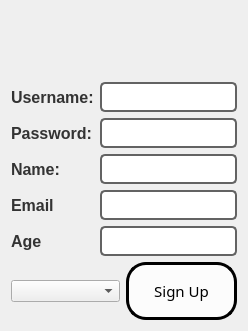
<?xml version="1.0" encoding="UTF-8"?>
<ui version="4.0">
 <class>signup</class>
 <widget class="QDialog" name="signup">
  <property name="geometry">
   <rect>
    <x>0</x>
    <y>0</y>
    <width>248</width>
    <height>331</height>
   </rect>
  </property>
  <property name="windowTitle">
   <string>Dialog</string>
  </property>
  <layout class="QGridLayout" name="gridLayout">
   <item row="0" column="0">
    <layout class="QVBoxLayout" name="verticalLayout_4">
     <item>
      <widget class="QLabel" name="label_4">
       <property name="text">
        <string/>
       </property>
       <property name="pixmap">
        <pixmap>:/icons/icons/icons8-sign-up-100.png</pixmap>
       </property>
      </widget>
     </item>
     <item>
      <layout class="QVBoxLayout" name="verticalLayout_3">
       <item>
        <layout class="QHBoxLayout" name="horizontalLayout">
         <item>
          <layout class="QVBoxLayout" name="verticalLayout_2">
           <item>
            <widget class="QLabel" name="label">
             <property name="styleSheet">
              <string notr="true">QLabel {
    font-family: Arial, sans-serif; /* Set your desired font family for labels */
    font-size: 12pt; /* Set your desired font size for labels */
    font-weight: bold; /* Set font weight to bold if desired */
    color: #333; /* Set your desired text color for labels */
}</string>
             </property>
             <property name="text">
              <string>Username:</string>
             </property>
            </widget>
           </item>
           <item>
            <widget class="QLabel" name="label_6">
             <property name="styleSheet">
              <string notr="true">QLabel {
    font-family: Arial, sans-serif; /* Set your desired font family for labels */
    font-size: 12pt; /* Set your desired font size for labels */
    font-weight: bold; /* Set font weight to bold if desired */
    color: #333; /* Set your desired text color for labels */
}</string>
             </property>
             <property name="text">
              <string>Password:</string>
             </property>
            </widget>
           </item>
           <item>
            <widget class="QLabel" name="label_5">
             <property name="styleSheet">
              <string notr="true">QLabel {
    font-family: Arial, sans-serif; /* Set your desired font family for labels */
    font-size: 12pt; /* Set your desired font size for labels */
    font-weight: bold; /* Set font weight to bold if desired */
    color: #333; /* Set your desired text color for labels */
}</string>
             </property>
             <property name="text">
              <string>Name:</string>
             </property>
            </widget>
           </item>
           <item>
            <widget class="QLabel" name="label_3">
             <property name="layoutDirection">
              <enum>Qt::LeftToRight</enum>
             </property>
             <property name="styleSheet">
              <string notr="true">QLabel {
    font-family: Arial, sans-serif; /* Set your desired font family for labels */
    font-size: 12pt; /* Set your desired font size for labels */
    font-weight: bold; /* Set font weight to bold if desired */
    color: #333; /* Set your desired text color for labels */
}</string>
             </property>
             <property name="text">
              <string>Email</string>
             </property>
            </widget>
           </item>
           <item>
            <widget class="QLabel" name="label_2">
             <property name="styleSheet">
              <string notr="true">QLabel {
    font-family: Arial, sans-serif; /* Set your desired font family for labels */
    font-size: 12pt; /* Set your desired font size for labels */
    font-weight: bold; /* Set font weight to bold if desired */
    color: #333; /* Set your desired text color for labels */
}</string>
             </property>
             <property name="text">
              <string>Age</string>
             </property>
            </widget>
           </item>
          </layout>
         </item>
         <item>
          <layout class="QVBoxLayout" name="verticalLayout">
           <item>
            <widget class="QLineEdit" name="lineEdit_user_name">
             <property name="styleSheet">
              <string notr="true">QLineEdit {
    background-color: white; /* Set your desired background color for line edits */
    border: 2px solid #636363; /* Set your desired border color and thickness */
    border-radius: 5px; /* Adjust this value to control the curvature */
    padding: 5px; /* Set padding inside the line edits */
}

QLineEdit:hover {
    border: 2px solid #a0a0a0; /* Change border color on hover */
}

QLineEdit:focus {
    border: 2px solid #4CAF50; /* Change border color when line edit is focused */
}
</string>
             </property>
            </widget>
           </item>
           <item>
            <widget class="QLineEdit" name="lineEdit_password">
             <property name="styleSheet">
              <string notr="true">QLineEdit {
    background-color: white; /* Set your desired background color for line edits */
    border: 2px solid #636363; /* Set your desired border color and thickness */
    border-radius: 5px; /* Adjust this value to control the curvature */
    padding: 5px; /* Set padding inside the line edits */
}

QLineEdit:hover {
    border: 2px solid #a0a0a0; /* Change border color on hover */
}

QLineEdit:focus {
    border: 2px solid #4CAF50; /* Change border color when line edit is focused */
}
</string>
             </property>
            </widget>
           </item>
           <item>
            <widget class="QLineEdit" name="lineEdit_name">
             <property name="styleSheet">
              <string notr="true">QLineEdit {
    background-color: white; /* Set your desired background color for line edits */
    border: 2px solid #636363; /* Set your desired border color and thickness */
    border-radius: 5px; /* Adjust this value to control the curvature */
    padding: 5px; /* Set padding inside the line edits */
}

QLineEdit:hover {
    border: 2px solid #a0a0a0; /* Change border color on hover */
}

QLineEdit:focus {
    border: 2px solid #4CAF50; /* Change border color when line edit is focused */
}
</string>
             </property>
            </widget>
           </item>
           <item>
            <widget class="QLineEdit" name="lineEdit_email">
             <property name="styleSheet">
              <string notr="true">QLineEdit {
    background-color: white; /* Set your desired background color for line edits */
    border: 2px solid #636363; /* Set your desired border color and thickness */
    border-radius: 5px; /* Adjust this value to control the curvature */
    padding: 5px; /* Set padding inside the line edits */
}

QLineEdit:hover {
    border: 2px solid #a0a0a0; /* Change border color on hover */
}

QLineEdit:focus {
    border: 2px solid #4CAF50; /* Change border color when line edit is focused */
}
</string>
             </property>
            </widget>
           </item>
           <item>
            <widget class="QLineEdit" name="lineEdit_age">
             <property name="styleSheet">
              <string notr="true">QLineEdit {
    background-color: white; /* Set your desired background color for line edits */
    border: 2px solid #636363; /* Set your desired border color and thickness */
    border-radius: 5px; /* Adjust this value to control the curvature */
    padding: 5px; /* Set padding inside the line edits */
}

QLineEdit:hover {
    border: 2px solid #a0a0a0; /* Change border color on hover */
}

QLineEdit:focus {
    border: 2px solid #4CAF50; /* Change border color when line edit is focused */
}
</string>
             </property>
            </widget>
           </item>
          </layout>
         </item>
        </layout>
       </item>
       <item>
        <layout class="QHBoxLayout" name="horizontalLayout_2">
         <item>
          <widget class="QComboBox" name="comboBox_gender">
           <property name="styleSheet">
            <string notr="true">QPushButton {
    background-color: #808080; /* Set your desired gray background color */
    border: 2px solid #636363; /* Set your desired border color and thickness */
    color: white; /* Set the text color */
    padding: 10px 20px; /* Set padding around the text */
    font-weight: bold; /* Make the font bold */

    /* Set border-radius for curvature */
    border-radius: 10px; /* Adjust this value to control the curvature */

    /* Add a transition for a smooth animation */
    transition: background-color 0.3s, border 0.3s, transform 0.3s, box-shadow 0.3s;
}

/* Add a subtle box shadow for a classy look */
QPushButton:hover {
    box-shadow: 0 4px 8px rgba(0, 0, 0, 0.1); /* Adjust the values for the shadow effect */
}

/* Change button appearance on hover */
QPushButton:hover {
    background-color: #a0a0a0; /* Change background color on hover */
}

/* Change button appearance on press */
QPushButton:pressed {
    background-color: #7a7a7a; /* Change background color when pressed */
    border: 2px solid #636363; /* Change border color when pressed */
    transform: scale(0.95); /* Apply a scale transform when pressed */
    box-shadow: 0 2px 4px rgba(0, 0, 0, 0.1); /* Adjust the values for the shadow effect on press */
}
</string>
           </property>
          </widget>
         </item>
         <item>
          <widget class="QPushButton" name="pushButton">
           <property name="font">
            <font>
             <family>Cascadia Code</family>
             <pointsize>11</pointsize>
             <bold>false</bold>
            </font>
           </property>
           <property name="styleSheet">
            <string notr="true">QPushButton {
    background-color: rgba(255, 255, 255, 0.8); /* Set a white transparent background color */
    border: 3px solid #000000; /* Set a black border color and thickness */
    color: black; /* Set the text color to black */
    padding: 15px 25px; /* Increase padding around the text */
    font-weight: normal; /* Make the font normal */

    /* Set border-radius for curvature */
    border-radius: 20px; /* Increase the curvature */

    /* Add a transition for a smooth animation */
    transition: background-color 0.5s, border 0.5s, transform 0.5s, box-shadow 0.5s;
}

/* Add a subtle box shadow for a classy look */
QPushButton:hover {
    box-shadow: 0 6px 12px rgba(0, 0, 0, 0.2); /* Increase the shadow effect */
}

/* Change button appearance on hover */
QPushButton:hover {
    background-color: rgba(200, 200, 200, 0.8); /* Change background color on hover with transparency */
}

/* Change button appearance on press */
QPushButton:pressed {
    background-color: rgba(180, 180, 180, 0.8); /* Change background color when pressed with transparency */
    border: 3px solid #000000; /* Keep the same border color when pressed */
    transform: scale(0.9); /* Apply a different scale transform when pressed */
    box-shadow: 0 3px 6px rgba(0, 0, 0, 0.2); /* Adjust the values for the shadow effect on press */
}
</string>
           </property>
           <property name="text">
            <string>Sign Up</string>
           </property>
          </widget>
         </item>
        </layout>
       </item>
      </layout>
     </item>
    </layout>
   </item>
  </layout>
 </widget>
 <resources/>
 <connections/>
</ui>
